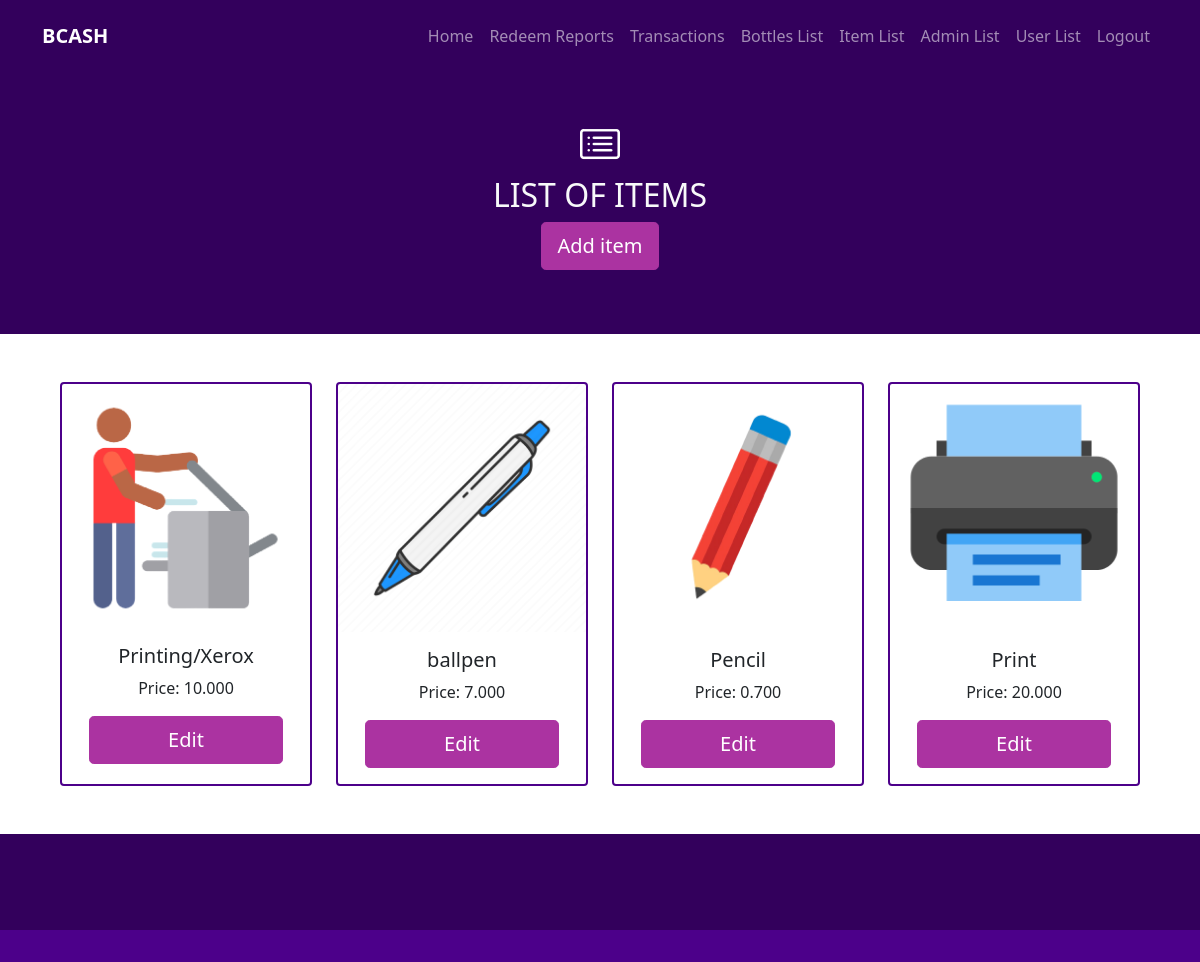
/itemlist.php (signed in), run on the app's committed database.
### tables this page shows
CREATE TABLE `shop_items` (
  `item_id` int(11) NOT NULL,
  `item_name` varchar(50) NOT NULL,
  `item_price` decimal(50,3) NOT NULL,
  `item_stock` int(11) NOT NULL,
  `item_img` varchar(50) NOT NULL
);

### mydb.php (called while the page is built, shortened)
<?php
class myDb {
    private $link;
    function __construct(){
        $this->host = "localhost";
        $this->username = "root";
        $this->password = "";
        $this->database = "bcash";
        $this->link = mysqli_connect($this->host, $this->username, $this->password, $this->database);
    }
    public function get_Shop_items(){
        $records = array();
        $sql = $this->link->prepare("SELECT * FROM shop_items");
        $sql->execute();
        $result = $sql->get_result();
        if($result->num_rows > 0){
            while($row = $result->fetch_assoc()){
                $records[] = [
                    'item_id' => $row['item_id'],
                    'item_name' => $row['item_name'],
                    'item_price' => $row['item_price'],
                    'item_stock' => $row['item_stock'],
                    'item_img' => $row['item_img']
                ];
            }
        }
        else{
            $records = null;
        }
        return $records;
    }
}

### itemlist.php (the view, shortened to what this page needs)
<?php
require "mydb.php";
$mydb = new myDb;
?>
<!doctype html>
<html lang="en">
  <head>
    <link href="sass/main.css" rel="stylesheet">
    <link rel="stylesheet" href="https://cdn.jsdelivr.net/npm/bootstrap-icons@1.3.0/font/bootstrap-icons.css">
    <link rel="stylesheet" type="text/css" href="css/style.css">
  </head>
  <body>
    <?php
        include 'nav_admin.php';
    ?>
    <section class=" bg-dark p-5">
        <div class="container">
            <div class="h1 text-white text-center">
                <i class="bi bi-card-list"></i>
            </div>
            <h2 class="text-light text-center">
                LIST OF ITEMS
            </h2>
            <p class="lead text-center">
                <button type="button" class="btn btn-secondary btn-lg addbtn" data-bs-toggle="modal" data-bs-target="#modaladdItem">
                    Add item
                </button>
            </p>
        </div>
    </section>
    <section class="p-5">
        <div class="container">
            <div class="row row-cols-1 row-cols-md-4 text-center g-4">
            <?php
                $records = $mydb->get_Shop_items();
                if(isset($records)){
                    foreach($records as $rows){
                        $item_id = $rows['item_id'];
                        $modalname = "modaleditBottle".$item_id;
                        $item_name = $rows['item_name'];
                        $item_price = $rows['item_price'];
                        $item_img = $rows['item_img'];
                        echo '
                        <div class="col-md">
                            <div class="card h-100 border border-2 border-primary">
                                <img src="upload_img/'.$item_img.'" class="card-img-top" alt="Print">
                                <div class="card-body">
                                    <h5 class="card-title">'.$item_name.'</h5>
                                    <p class="card-text">Price: '.$item_price.'</p>
                                    <button type="button" class="btn btn-secondary btn-lg editbtn" data-bs-toggle="modal" data-bs-target="#'.$modalname.'">
                                        Edit
                                    </button>
                                </div>
                            </div>
                        </div>
                        ';
                    }
                }
            ?>
            </div>
        </div>
    </section>
    <section class="bg-dark p-5">
    </section>
    <section class="bg-primary p-3">
    </section>
  </body>
</html>

### css/style.css (style rules this page uses)
* { margin: 0; padding: 0; }
.editbtn { width: 90%; }

### data on the page
shop_items: item_img (picture), item_name "Printing/Xerox", item_price "10.000"
shop_items: item_img (picture), item_name "ballpen", item_price "7.000"
shop_items: item_img (picture), item_name "Pencil", item_price "0.700"
shop_items: item_img (picture), item_name "Print", item_price "20.000"
